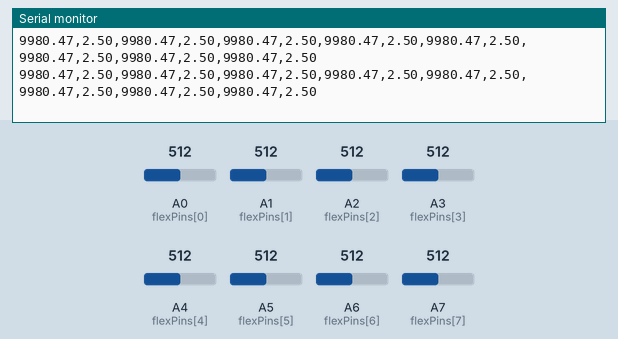
Simulated run of this sketch. Board: Arduino Nano, built with avr-gcc and run on an emulated ATmega328P. Shown: the last lines printed to the serial monitor. The inputs (shaded band) are chosen by the test bench; at power-on: A2 (flexPins[2]) = 512, A0 (flexPins[0]) = 512, A1 (flexPins[1]) = 512, A3 (flexPins[3]) = 512, A4 (flexPins[4]) = 512, A5 (flexPins[5]) = 512, A6 (flexPins[6]) = 512, A7 (flexPins[7]) = 512.

Above: at 4.2 s.
4.3 s: A2 (flexPins[2]) set to 922
At 4.47 s:
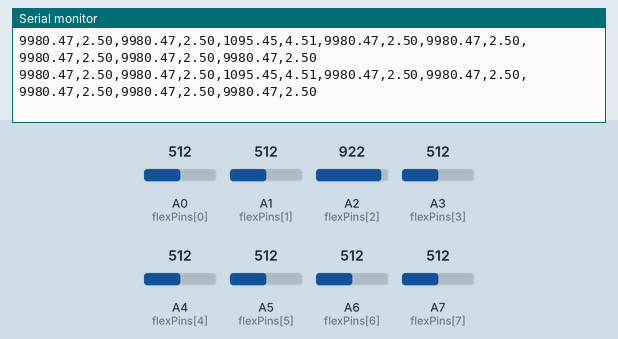
5.8 s: A2 (flexPins[2]) set to 944
At 5.89 s:
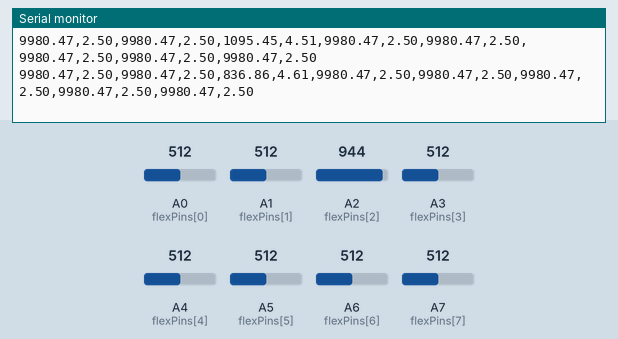
Timing chart, 0 to 8.8 s (numbered marks = the images above; inputs shaded):
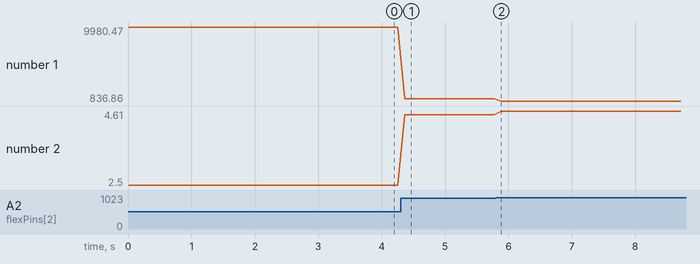

The sketch:

sketch_aug27a.ino
```cpp
// Array untuk 8 pin analog (Pastikan pakai board Nano Every/Mega yang punya 8 pin)
const int flexPins[8] = { A0, A1, A2, A3, A4, A5, A6, A7 };

float VCC = 5.0;     // Tegangan Arduino
float R2 = 10000.0;  // Resistor pembagi tegangan (10K Ohm)

// =========================================================================
// ARRAY KALIBRASI INDIVIDU UNTUK MASING-MASING SENSOR (S1 sampai S8)
// Ubah nilai-nilai di bawah ini sesuai hasil kalibrasi riil dari setiap sensor Anda!
// =========================================================================

// Nilai hambatan (Ohm) saat sensor BENAR-BENAR LURUS (flat)
float sensorMinResistance[8] = {
  29960.5, // Sensor 1
  31926.10, // Sensor 2 (Contoh jika sedikit berbeda)
  27472.2, // Sensor 3
  28029.7, // Sensor 4
  33164.4, // Sensor 5
  35669.0, // Sensor 6
  31417.8, // Sensor 7
  30756.8  // Sensor 8
};

// Nilai hambatan (Ohm) saat sensor DITEKUK 90 DERAJAT (maksimal)
float sensorMaxResistance[8] = {
  26535.70, // Sensor 1
  29195.41, // Sensor 2 (Contoh jika sedikit berbeda)
  25397.66, // Sensor 3
  26405.58, // Sensor 4
  29498.87, // Sensor 5
  34285.22, // Sensor 6
  29498.34, // Sensor 7
  27610.5  // Sensor 8
};

void setup() {
  Serial.begin(115200);
  Serial.println("Memulai pembacaan 8 Sensor Flex (Kalibrasi Per-Sensor)...");
  Serial.println("========================================================");
}

void loop() {
  for (int i = 0; i < 8; i++) {
    int ADCRaw = analogRead(flexPins[i]);

    if (ADCRaw == 0) {
      ADCRaw = 1;
    }

    // 1. Menghitung Tegangan (Voltage)
    float ADCVoltage = (ADCRaw * VCC) / 1023.0;

    // 2. Menghitung Resistansi asli (Ohm)
    float Resistance = R2 * (VCC / ADCVoltage - 1.0);

    // 3. Menghitung Sudut (0 - 90 Derajat) menggunakan rumus Float
    float Sudut = (Resistance - sensorMinResistance[i]) * 180.0 / (sensorMaxResistance[i] - sensorMinResistance[i]);

    // Memastikan nilai sudut tidak bablas di bawah 0 atau di atas 90 derajat
    if (Sudut < 0.0) Sudut = 0.0;
    if (Sudut > 180.0) Sudut = 180.0;

    // Cetak ketiga nilai berurutan: Ohm, Volt, Sudut
    Serial.print(Resistance);
    Serial.print(",");
    Serial.print(ADCVoltage);
    // Serial.print(",");
    // Serial.print(Sudut);

    // Cetak koma pemisah antar sensor (jangan di sensor ke-8)
    if (i < 7) {
      Serial.print(",");
    }
  }

  Serial.println();  // Pindah baris
  delay(100);        // Delay dinaikkan sedikit agar 24 data tidak bertabrakan
}
```

Measured:
- after the input at 4.3 s, the serial monitor: prints a new line after 0.06 s (image 1)
- after the input at 5.8 s, the serial monitor: prints a new line after 0.09 s (image 2)
- plotted number 1: 9980.47 → 1095.45 after the input at 4.3 s, 1095.45 → 836.86 after the input at 5.8 s
- plotted number 2: 2.5 → 4.51 after the input at 4.3 s, 4.51 → 4.61 after the input at 5.8 s
